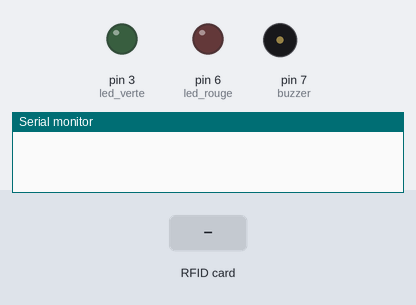
A sketch run on a simulated Arduino Uno, built with avr-gcc and run on an emulated ATmega328P. Shown: output pins drawn as LEDs (lit = HIGH), buzzer (waves = sounding), the last lines printed to the serial monitor. The test bench sets the inputs (shaded band). Pins used as bus, display or sensor lines are not drawn.

Above: at 1.2 s.
1.3 s: RFID card 39 41 B1 B3 held to the reader
At 2.0 s:
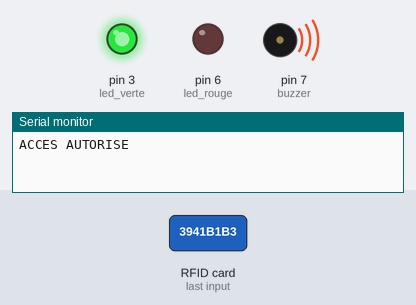
At 3.1 s:
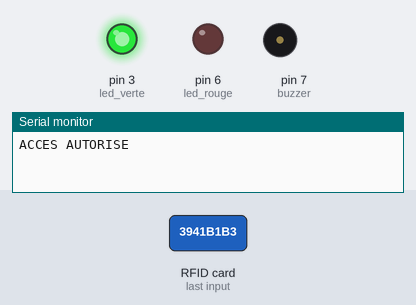
4.3 s: RFID card 5E 7A 19 C4 held to the reader
At 6.0 s:
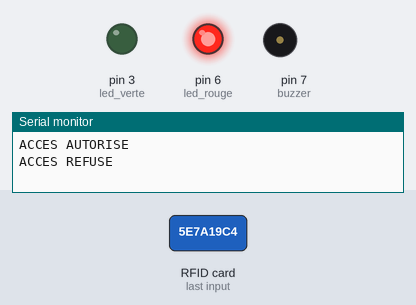
Timing chart, 0 to 7.8 s (numbered marks = the images above; inputs shaded):
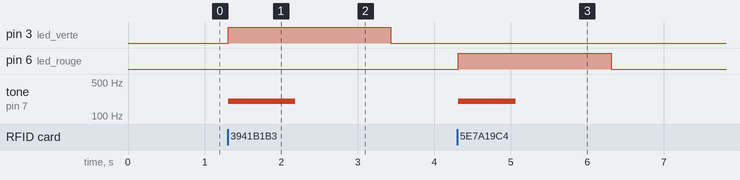

Measured:
- after the input at 1.3 s, pin 3 (led_verte): LOW → HIGH at once, → LOW 2.1 s later; tone on pin 7 (buzzer): silent → 200 Hz at once, → silent 0.88 s later
- after the input at 4.3 s, pin 6 (led_rouge): LOW → HIGH at once, → LOW 2.0 s later; tone on pin 7 (buzzer): silent → 200 Hz at once, → silent 0.75 s later

The sketch:

RFID_Arduino.ino
```cpp
#include <SPI.h>
#include <MFRC522.h>


#define RST_PIN 9
#define SS_PIN 10
MFRC522 module_rfid(SS_PIN, RST_PIN);

int buzzer = 7;
int led_rouge = 6;
int led_verte = 3;


void setup() {
  pinMode(led_rouge, OUTPUT);
  pinMode(led_verte, OUTPUT);
  pinMode(buzzer, OUTPUT);
  SPI.begin();
  module_rfid.PCD_Init();
  Serial.begin(9600);
}

void loop() {

  if ( ! module_rfid.PICC_IsNewCardPresent())
  {
    return;
  }

  if ( ! module_rfid.PICC_ReadCardSerial())
  {
    return;
  }

  String UID = "";

  for (byte i = 0; i < module_rfid.uid.size; i++) {
    UID.concat(String(module_rfid.uid.uidByte[i] < 0x10 ? " 0" : " "));
    UID.concat(String(module_rfid.uid.uidByte[i], HEX));
  }

  UID.toUpperCase();

  if (UID.substring(1) == "39 41 B1 B3")
  {
    Serial.println("ACCES AUTORISE");
    digitalWrite(led_verte, HIGH);
    tone(buzzer, 200, 750);
    delay(125);
    tone(buzzer, 200, 750);
    delay(2000);
    digitalWrite(led_verte, LOW);

  }

  else {
    Serial.println("ACCES REFUSE");
    digitalWrite(led_rouge, HIGH);
    tone(buzzer, 200, 750);
    delay(2000);
    digitalWrite(led_rouge, LOW);

  }
}
```
